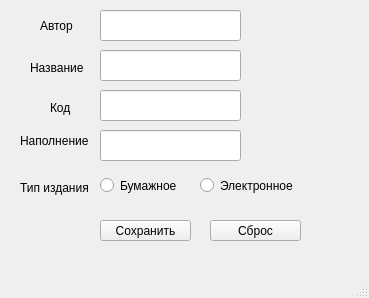
<?xml version="1.0" encoding="UTF-8"?>
<ui version="4.0">
 <class>MainWindow</class>
 <widget class="QMainWindow" name="MainWindow">
  <property name="geometry">
   <rect>
    <x>0</x>
    <y>0</y>
    <width>369</width>
    <height>298</height>
   </rect>
  </property>
  <property name="windowTitle">
   <string>MainWindow</string>
  </property>
  <widget class="QWidget" name="centralwidget">
   <widget class="QPushButton" name="saveButton">
    <property name="geometry">
     <rect>
      <x>100</x>
      <y>220</y>
      <width>91</width>
      <height>21</height>
     </rect>
    </property>
    <property name="text">
     <string>Сохранить</string>
    </property>
   </widget>
   <widget class="QPushButton" name="resetButton">
    <property name="geometry">
     <rect>
      <x>210</x>
      <y>220</y>
      <width>91</width>
      <height>21</height>
     </rect>
    </property>
    <property name="text">
     <string>Сброс</string>
    </property>
   </widget>
   <widget class="QLineEdit" name="authorEdit">
    <property name="geometry">
     <rect>
      <x>100</x>
      <y>10</y>
      <width>141</width>
      <height>31</height>
     </rect>
    </property>
   </widget>
   <widget class="QLineEdit" name="titleEdit">
    <property name="geometry">
     <rect>
      <x>100</x>
      <y>50</y>
      <width>141</width>
      <height>31</height>
     </rect>
    </property>
   </widget>
   <widget class="QLineEdit" name="codeEdit">
    <property name="geometry">
     <rect>
      <x>100</x>
      <y>90</y>
      <width>141</width>
      <height>31</height>
     </rect>
    </property>
   </widget>
   <widget class="QLineEdit" name="ratioEdit">
    <property name="geometry">
     <rect>
      <x>100</x>
      <y>130</y>
      <width>141</width>
      <height>31</height>
     </rect>
    </property>
   </widget>
   <widget class="QRadioButton" name="radioPaper">
    <property name="geometry">
     <rect>
      <x>100</x>
      <y>170</y>
      <width>141</width>
      <height>31</height>
     </rect>
    </property>
    <property name="toolTipDuration">
     <number>-5</number>
    </property>
    <property name="text">
     <string>Бумажное</string>
    </property>
   </widget>
   <widget class="QRadioButton" name="radioElectronic">
    <property name="geometry">
     <rect>
      <x>200</x>
      <y>170</y>
      <width>141</width>
      <height>31</height>
     </rect>
    </property>
    <property name="text">
     <string>Электронное</string>
    </property>
   </widget>
   <widget class="QLabel" name="label">
    <property name="geometry">
     <rect>
      <x>40</x>
      <y>10</y>
      <width>41</width>
      <height>31</height>
     </rect>
    </property>
    <property name="text">
     <string>Автор</string>
    </property>
   </widget>
   <widget class="QLabel" name="label_2">
    <property name="geometry">
     <rect>
      <x>30</x>
      <y>60</y>
      <width>61</width>
      <height>16</height>
     </rect>
    </property>
    <property name="text">
     <string>Название</string>
    </property>
   </widget>
   <widget class="QLabel" name="label_3">
    <property name="geometry">
     <rect>
      <x>50</x>
      <y>100</y>
      <width>31</width>
      <height>16</height>
     </rect>
    </property>
    <property name="text">
     <string>Код</string>
    </property>
   </widget>
   <widget class="QLabel" name="label_4">
    <property name="geometry">
     <rect>
      <x>20</x>
      <y>130</y>
      <width>71</width>
      <height>21</height>
     </rect>
    </property>
    <property name="text">
     <string>Наполнение</string>
    </property>
   </widget>
   <widget class="QLabel" name="label_5">
    <property name="geometry">
     <rect>
      <x>20</x>
      <y>180</y>
      <width>71</width>
      <height>16</height>
     </rect>
    </property>
    <property name="text">
     <string>Тип издания</string>
    </property>
   </widget>
  </widget>
  <widget class="QMenuBar" name="menubar">
   <property name="geometry">
    <rect>
     <x>0</x>
     <y>0</y>
     <width>369</width>
     <height>21</height>
    </rect>
   </property>
  </widget>
  <widget class="QStatusBar" name="statusbar"/>
 </widget>
 <resources/>
 <connections/>
</ui>
